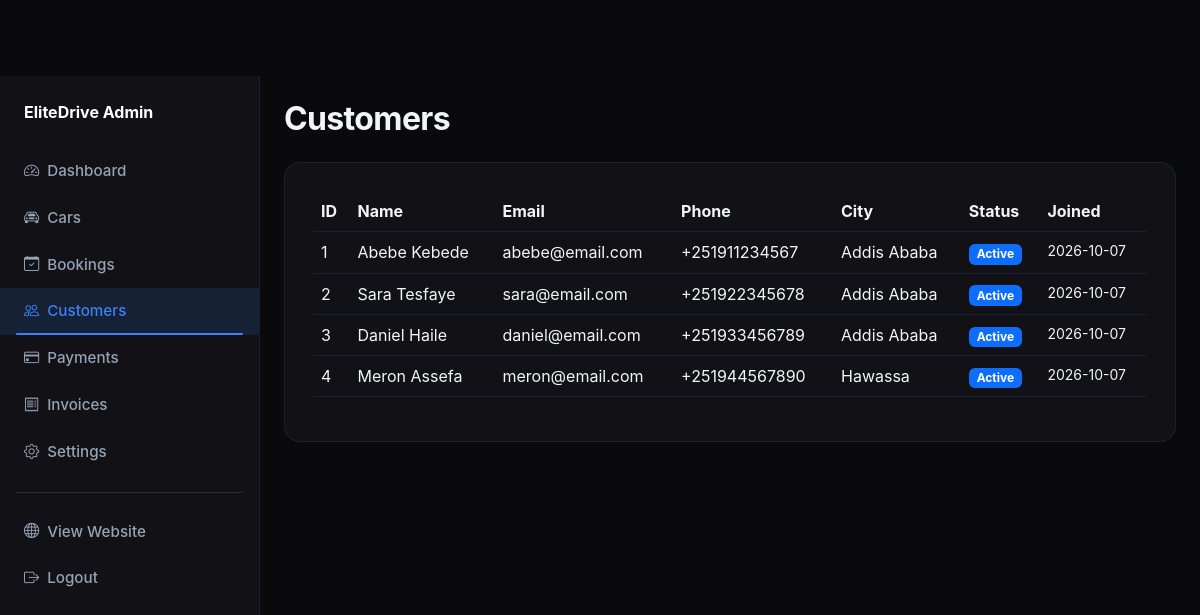
The page /admin/customers.php (signed in) on the database its author committed.
### tables this page shows
CREATE TABLE `users` (
  `id` int(11) NOT NULL AUTO_INCREMENT,
  `first_name` varchar(50) NOT NULL,
  `last_name` varchar(50) NOT NULL,
  `email` varchar(100) NOT NULL,
  `phone` varchar(20) DEFAULT NULL,
  `password` varchar(255) NOT NULL,
  `address` text DEFAULT NULL,
  `city` varchar(50) DEFAULT NULL,
  `country` varchar(50) DEFAULT 'Ethiopia',
  `license_number` varchar(50) DEFAULT NULL,
  `license_expiry` date DEFAULT NULL,
  `profile_image` varchar(255) DEFAULT NULL,
  `status` enum('active','inactive','banned') DEFAULT 'active',
  `email_verified` tinyint(1) DEFAULT 0,
  `reset_token` varchar(100) DEFAULT NULL,
  `reset_expires` datetime DEFAULT NULL,
  `created_at` timestamp NOT NULL DEFAULT CURRENT_TIMESTAMP,
  `updated_at` timestamp NOT NULL DEFAULT CURRENT_TIMESTAMP ON UPDATE CURRENT_TIMESTAMP,
  PRIMARY KEY (`id`),
  UNIQUE KEY `email` (`email`),
  KEY `idx_status` (`status`)
);

### admin/customers.php (the view, shortened to what this page needs)
<?php
require_once '../includes/functions.php';
require_once '../includes/auth.php';
$customers = $pdo->query("SELECT * FROM users ORDER BY created_at DESC")->fetchAll();
?>
<!DOCTYPE html>
<html lang="en">
<head>
    <link href="https://cdn.jsdelivr.net/npm/bootstrap@5.3.3/dist/css/bootstrap.min.css" rel="stylesheet">
    <link href="https://cdn.jsdelivr.net/npm/bootstrap-icons@1.11.3/font/bootstrap-icons.min.css" rel="stylesheet">
    <link href="../assets/css/style.css" rel="stylesheet">
</head>
<body>
<div class="d-flex">
    <div class="admin-sidebar" style="width:260px;flex-shrink:0;">
        <div class="px-3 mb-4"><a href="dashboard.php" class="text-decoration-none text-white"><i class="fas fa-car-side text-accent me-2"></i><strong>EliteDrive Admin</strong></a></div>
        <nav class="nav flex-column">
            <a class="nav-link" href="dashboard.php"><i class="bi bi-speedometer2 me-2"></i>Dashboard</a>
            <a class="nav-link" href="cars.php"><i class="bi bi-car-front me-2"></i>Cars</a>
            <a class="nav-link" href="bookings.php"><i class="bi bi-calendar-check me-2"></i>Bookings</a>
            <a class="nav-link active" href="customers.php"><i class="bi bi-people me-2"></i>Customers</a>
            <a class="nav-link" href="payments.php"><i class="bi bi-credit-card me-2"></i>Payments</a>
                <a class="nav-link" href="invoices.php"><i class="bi bi-receipt me-2"></i>Invoices</a>
            <a class="nav-link" href="settings.php"><i class="bi bi-gear me-2"></i>Settings</a>
            <hr class="border-secondary mx-3">
            <a class="nav-link" href="../index.php" target="_blank"><i class="bi bi-globe me-2"></i>View Website</a>
            <a class="nav-link" href="logout.php"><i class="bi bi-box-arrow-right me-2"></i>Logout</a>
        </nav>
    </div>
    <div class="flex-grow-1 p-4" style="background:var(--bg-dark);min-height:100vh;">
        <h2 class="mb-4">Customers</h2>
        <div class="detail-card">
            <div class="table-responsive">
                <table class="table table-dark-custom table-hover">
                    <thead><tr><th>ID</th><th>Name</th><th>Email</th><th>Phone</th><th>City</th><th>Status</th><th>Joined</th></tr></thead>
                    <tbody>
                    <?php foreach ($customers as $u): ?>
                        <tr>
                            <td><?= $u['id'] ?></td>
                            <td><?= e($u['first_name'] . ' ' . $u['last_name']) ?></td>
                            <td><?= e($u['email']) ?></td>
                            <td><?= e($u['phone']) ?></td>
                            <td><?= e($u['city']) ?></td>
                            <td><?= statusBadge(ucfirst($u['status'])) ?></td>
                            <td class="small"><?= date('Y-m-d', strtotime($u['created_at'])) ?></td>
                        </tr>
                    <?php endforeach; ?>
                    </tbody>
                </table>
            </div>
        </div>
    </div>
</div>
</body>
</html>

### includes/functions.php (shortened to what this page needs)
<?php
function e($string) {
    return htmlspecialchars($string ?? '', ENT_QUOTES, 'UTF-8');
}
function statusBadge($status) {
    $classes = [
        'Available' => 'bg-success',
        'Reserved' => 'bg-warning text-dark',
        'Rented' => 'bg-primary',
        'Maintenance' => 'bg-secondary',
        'Inactive' => 'bg-dark',
        'Pending' => 'bg-warning text-dark',
        'Confirmed' => 'bg-info',
        'Active' => 'bg-primary',
        'Completed' => 'bg-success',
        'Cancelled' => 'bg-danger',
        'Draft' => 'bg-secondary',
        'Sent' => 'bg-info',
        'Paid' => 'bg-success',
        'Overdue' => 'bg-danger'
    ];
    $class = $classes[$status] ?? 'bg-secondary';
    return '<span class="badge ' . $class . '">' . e($status) . '</span>';
}
?>

### assets/css/style.css (style rules this page uses)
:root { --bg-dark: #0a0a0c; --bg-card: #121216; --bg-card-hover: #1a1a20; --bg-elevated: #0f0f12; --text-primary: #f1f5f9; --text-secondary: #94a3b8; --text-muted: #64748b; --accent: #3B82F6; --accent-hover: #60A5FA; --accent-dark: #2563EB; --border-color: rgba(59, 130, 246, 0.15); --glass: rgba(59, 130, 246, 0.06); --success: #22c55e; --danger: #ef4444; --radius: 12px; --radius-lg: 16px; --shadow: 0 8px 32px rgba(0, 0, 0, 0.55); --transition: all 0.3s ease; }
* { margin: 0; padding: 0; box-sizing: border-box; }
body { font-family: 'Inter', system-ui, -apple-system, sans-serif; background: var(--bg-dark); color: var(--text-primary); min-height: 100vh; display: flex; flex-direction: column; padding-top: 76px; }
h1, h2, h3, h4, h5, h6 { font-weight: 700; letter-spacing: -0.02em; }
.nav-link { color: var(--text-secondary) !important; font-weight: 500; font-size: 0.95rem; padding: 0.5rem 1rem !important; transition: var(--transition); position: relative; }
.nav-link:hover, .nav-link.active { color: var(--text-primary) !important; }
.nav-link.active::after { content: ''; position: absolute; bottom: 0; left: 1rem; right: 1rem; height: 2px; background: var(--accent); border-radius: 2px; }
.detail-card { background: var(--bg-card); border: 1px solid var(--border-color); border-radius: var(--radius-lg); padding: 1.75rem; }
.admin-sidebar { background: var(--bg-card); min-height: 100vh; border-right: 1px solid var(--border-color); padding: 1.5rem 0; }
.admin-sidebar .nav-link { color: var(--text-secondary) !important; padding: 0.75rem 1.5rem !important; border-radius: 0; }
.admin-sidebar .nav-link:hover, .admin-sidebar .nav-link.active { background: rgba(59, 130, 246, 0.14); color: var(--accent) !important; }
.table-dark-custom { --bs-table-bg: var(--bg-card); --bs-table-border-color: var(--border-color); --bs-table-striped-bg: var(--bg-elevated); color: var(--text-primary); }
.text-muted, .text-secondary, .form-text, .form-label, small, .small { color: var(--text-secondary) !important; }
.table, .table td, .table th { color: var(--text-primary) !important; border-color: var(--border-color) !important; }

### rows shown on the page
users: id "1", first_name+last_name "Abebe Kebede", email "abebe@email.com", phone "+251911234567", city "Addis Ababa", created_at "2026-10-07"
users: id "2", first_name+last_name "Sara Tesfaye", email "sara@email.com", phone "+251922345678", city "Addis Ababa", created_at "2026-10-07"
users: id "3", first_name+last_name "Daniel Haile", email "daniel@email.com", phone "+251933456789", city "Addis Ababa", created_at "2026-10-07"
users: id "4", first_name+last_name "Meron Assefa", email "meron@email.com", phone "+251944567890", city "Hawassa", created_at "2026-10-07"
